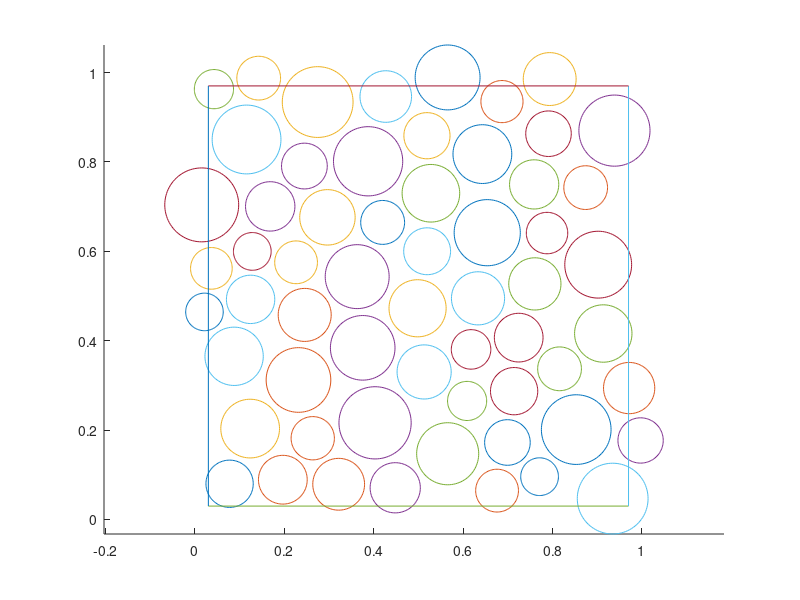
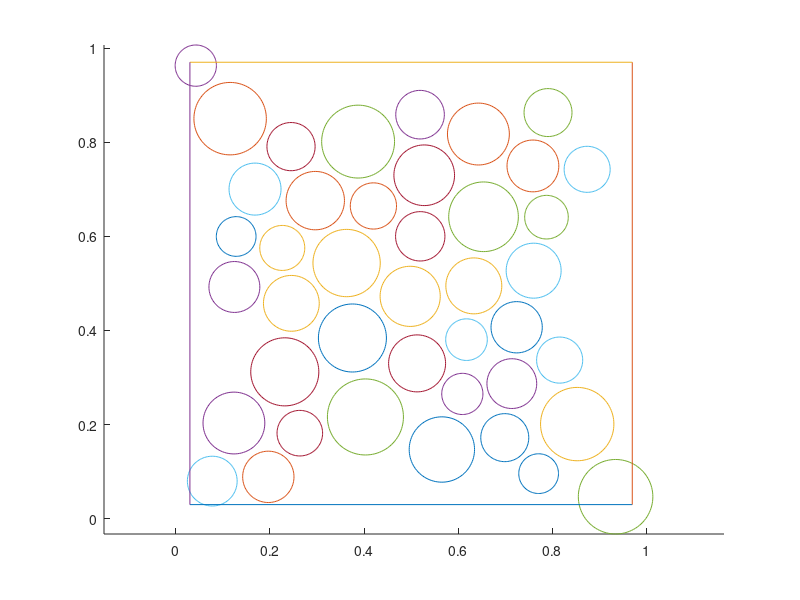

The MATLAB source for these figures, in order:
%%%%%%%%%%%%%%%%%%%%%%%%%%%%%%%%%%%%%%%%%%%%%%%%%%%%%%%%%%%%%%%%%%%%%%%%%%%%%
% Read a file with information of 2D circular inclusions (center and
% radius). Write a GMSH geo file for such a geometry--inclusions inside a
% square box. Case where the inclusions cut the box is allowed.
%
% Limitation: the process is not 100% automatic. You will have to run this
% file, open the generated geo file with GMSH and create a plane surface
% for the matrix, edit the geo file correspondingly. See line # 465 below.
%
% Written by:
% Vinh Phu Nguyen, nvinhphu@gmail.com, phu.nguyen@adelaide.edu.au
% The University of Adelaide, July 2015.
%%%%%%%%%%%%%%%%%%%%%%%%%%%%%%%%%%%%%%%%%%%%%%%%%%%%%%%%%%%%%%%%%%%%%%%%%%%%%

%% (make sections)

fileID = fopen('N60_12.dat','r');
formatSpec = '%f %f %f';
sizeA = [3 Inf]; % column order, [x y radius]

A = fscanf(fileID,formatSpec,sizeA);
A = A';
fclose(fileID);

% since the inclusions are generated for DEM, they are all in contact
% scale their radius to separate them from each other

factor = 0.9;

A(:,3) = A(:,3)*factor;

numberOfInclusions = size(A,1);

th = 0:pi/50:2*pi;

% plot the inclusions

figure(1)
hold on

for i=1:numberOfInclusions
  xunit = A(i,3) * cos(th) + A(i,1);
  yunit = A(i,3) * sin(th) + A(i,2);
  plot(xunit, yunit);
end
axis equal

% plot the outer box

deltaX = -0.03;    % positive => expansion
deltaY = -0.03;    % negative => compaction
L      = 1;

% lower left and upper right points

x1   = [-deltaX -deltaY];
x3   = [L+deltaX L+deltaY];

plot([x1(1) x3(1)],[x1(2) x1(2)]);
plot([x3(1) x3(1)],[x1(2) x3(2)]);
plot([x3(1) x1(1)],[x3(2) x3(2)]);
plot([x1(1) x1(1)],[x3(2) x1(2)]);
%%

origin1     = x1;
origin2     = x3;

bottomLine = [origin1 1  0];
rightLine  = [origin2 0 -1];
topLine    = [origin2 -1 0];
leftLine   = [origin1 0 1];

cuts = []; % indices of circles cut by the box

lowerLeft   = [];
lowerRight  = [];
upperLeft   = [];
upperRight  = [];

for i=1:numberOfInclusions
  x =  A(i,1);
  y =  A(i,2);
  r =  A(i,3);
  
  center = [x y];
  circle = [center r];
  
  pts1    = intersectLineCircle(bottomLine, circle);
  pts2    = intersectLineCircle(rightLine,  circle);
  pts3    = intersectLineCircle(leftLine,   circle);
  pts4    = intersectLineCircle(topLine,    circle);
  
  % not cut the box
  
  if ( isnan(pts1(1,1)) && isnan(pts2(1,1)) && ...
      isnan(pts3(1,1)) && isnan(pts4(1,1)) )
    continue;
  end
  
  % cut by both bottom and left edges
  
  if     ( isnan(pts1(1,1))==0 && isnan(pts3(1,1))==0 )
    lowerLeft = [lowerLeft; i];
  elseif ( isnan(pts1(1,1))==0 && isnan(pts2(1,1))==0 )
    lowerRight = [lowerRight; i];
  elseif ( isnan(pts4(1,1))==0 && isnan(pts3(1,1))==0 )
    upperLeft = [upperLeft; i];
  elseif ( isnan(pts4(1,1))==0 && isnan(pts2(1,1))==0 )
    upperRight = [upperRight; i];
  else
    cuts = [cuts;i];
  end
end

%% plot only those inclusions not cut by the box
figure(2)
hold on

for i=1:numberOfInclusions
  if ismember(i,cuts) continue; end
  xunit = A(i,3) * cos(th) + A(i,1);
  yunit = A(i,3) * sin(th) + A(i,2);
  plot(xunit, yunit);
end
axis equal

% plot the outer box

plot([x1(1) x3(1)],[x1(2) x1(2)]);
plot([x3(1) x3(1)],[x1(2) x3(2)]);
plot([x3(1) x1(1)],[x3(2) x3(2)]);
plot([x1(1) x1(1)],[x3(2) x1(2)]);
%%

%%%%%%%%%%%%%%
% make a Gmsh geo file

gmshFile = fopen('N60.geo','w');

h = 0.03;
fprintf(gmshFile, 'h=%f;\n',h);
fprintf(gmshFile, 'h2=%f;\n',h*2);

for i=1:numberOfInclusions
  
  % if this inclusion cuts the box, needs special treatment...
  if ismember(i,cuts)       continue; end
  if ismember(i,lowerLeft)  continue; end
  if ismember(i,lowerRight) continue; end
  if ismember(i,upperLeft)  continue; end
  if ismember(i,upperRight) continue; end
  
  x = A(i,1);
  y = A(i,2);
  r = A(i,3);
  
  fprintf(gmshFile, 'Point(%i)={%22.14E,%22.14E,0,h2};\n',10*i,  x,y  );
  fprintf(gmshFile, 'Point(%i)={%22.14E,%22.14E,0,h};\n',10*i+1,x+r,y);
  fprintf(gmshFile, 'Point(%i)={%22.14E,%22.14E,0,h};\n',10*i+2,x,y+r);
  fprintf(gmshFile, 'Point(%i)={%22.14E,%22.14E,0,h};\n',10*i+3,x-r,y);
  fprintf(gmshFile, 'Point(%i)={%22.14E,%22.14E,0,h};\n',10*i+4,x,y-r);
  
  fprintf(gmshFile, 'Circle(%i)={%i,%i,%i};\n',10*i,  10*i+1,10*i,10*i+2);
  fprintf(gmshFile, 'Circle(%i)={%i,%i,%i};\n',10*i+1,10*i+2,10*i,10*i+3);
  fprintf(gmshFile, 'Circle(%i)={%i,%i,%i};\n',10*i+2,10*i+3,10*i,10*i+4);
  fprintf(gmshFile, 'Circle(%i)={%i,%i,%i};\n',10*i+3,10*i+4,10*i,10*i+1);
  
  fprintf(gmshFile, 'Line Loop(%i)={%i,%i,%i,%i};\n',i,10*i,10*i+1,10*i+2,10*i+3);
  
  fprintf(gmshFile, 'Plane Surface(%i)={%i};\n',i,i);
end

%%
% treat inclusions cutting the box

topKeys   = [];
topVals   = [];
botKeys   = [];
botVals   = [];
leftKeys  = [];
leftVals  = [];
rightKeys = [];
rightVals = [];

for ii = 1:length(cuts)
  i = cuts(ii);
  x = A(i,1);
  y = A(i,2);
  r = A(i,3);
  
  center = [x y];
  circle = [center r];
  
  pts1    = intersectLineCircle(bottomLine, circle);
  pts2    = intersectLineCircle(rightLine,  circle);
  pts3    = intersectLineCircle(leftLine,   circle);
  pts4    = intersectLineCircle(topLine,    circle);
  
  % cut by the top edge
  
  if ( ~isnan(pts4(1,1)) )
    [ymax,imax] = max(pts4(:,1)); 
    [ymin,imin] = min(pts4(:,1)); 
    
    if ( y < x3(2) )                   % large part remains in the box
      fprintf(gmshFile, 'Point(%i)={%22.14E,%22.14E,0,h2};\n',10*i,  x,y  );
      fprintf(gmshFile, 'Point(%i)={%22.14E,%22.14E,0,h};\n',10*i+1,x+r,y);
      fprintf(gmshFile, 'Point(%i)={%22.14E,%22.14E,0,h};\n',10*i+2,x-r,y);
      fprintf(gmshFile, 'Point(%i)={%22.14E,%22.14E,0,h};\n',10*i+3,x,y-r);
      fprintf(gmshFile, 'Point(%i)={%22.14E,%22.14E,0,h};\n',10*i+4,pts4(imin,1),pts4(imin,2));
      fprintf(gmshFile, 'Point(%i)={%22.14E,%22.14E,0,h};\n',10*i+5,pts4(imax,1),pts4(imax,2));
      
      fprintf(gmshFile, 'Circle(%i)={%i,%i,%i};\n',10*i,  10*i+4,10*i,10*i+2);
      fprintf(gmshFile, 'Circle(%i)={%i,%i,%i};\n',10*i+1,10*i+2,10*i,10*i+3);
      fprintf(gmshFile, 'Circle(%i)={%i,%i,%i};\n',10*i+2,10*i+3,10*i,10*i+1);
      fprintf(gmshFile, 'Circle(%i)={%i,%i,%i};\n',10*i+3,10*i+1,10*i,10*i+5);
      
      fprintf(gmshFile, 'Line(%i)={%i,%i};\n',100*i+15,10*i+5,10*i+4);
      fprintf(gmshFile, 'Line Loop(%i)={%i,%i,%i,%i,%i};\n',i,10*i,10*i+1,10*i+2,10*i+3,100*i+15);
      
      fprintf(gmshFile, 'Plane Surface(%i)={%i};\n\n',i,i);
      
    else
      fprintf(gmshFile, 'Point(%i)={%22.14E,%22.14E,0,h2};\n',10*i,  x,y  );
      fprintf(gmshFile, 'Point(%i)={%22.14E,%22.14E,0,h};\n',10*i+3,x,y-r);
      fprintf(gmshFile, 'Point(%i)={%22.14E,%22.14E,0,h};\n',10*i+4,pts4(imin,1),pts4(imin,2));
      fprintf(gmshFile, 'Point(%i)={%22.14E,%22.14E,0,h};\n',10*i+5,pts4(imax,1),pts4(imax,2));
      
      fprintf(gmshFile, 'Circle(%i)={%i,%i,%i};\n',10*i,  10*i+4,10*i,10*i+3);
      fprintf(gmshFile, 'Circle(%i)={%i,%i,%i};\n',10*i+1,10*i+3,10*i,10*i+5);
      
      fprintf(gmshFile, 'Line(%i)={%i,%i};\n',100*i+15,10*i+5,10*i+4);
      fprintf(gmshFile, 'Line Loop(%i)={%i,%i,%i};\n',i,10*i,10*i+1,100*i+15);
      fprintf(gmshFile, 'Plane Surface(%i)={%i};\n\n',i,i);
    end
    
    topKeys = [topKeys;pts4(imax,1);pts4(imin,1)];
    topVals = [topVals;10*i+5;10*i+4];
  end
  
  % cut bottom edge
  if ( ~isnan(pts1(1,1)) )
    [ymax,imax] = max(pts1(:,1)); 
    [ymin,imin] = min(pts1(:,1));  
    
    if ( y > x1(2) )                   % large part remains in the box
      fprintf(gmshFile, 'Point(%i)={%22.14E,%22.14E,0,h2};\n',10*i,  x,y  );
      fprintf(gmshFile, 'Point(%i)={%22.14E,%22.14E,0,h};\n',10*i+1,x+r,y);
      fprintf(gmshFile, 'Point(%i)={%22.14E,%22.14E,0,h};\n',10*i+2,x-r,y);
      fprintf(gmshFile, 'Point(%i)={%22.14E,%22.14E,0,h};\n',10*i+3,x,y+r);
      fprintf(gmshFile, 'Point(%i)={%22.14E,%22.14E,0,h};\n',10*i+4,pts1(imin,1),pts1(imin,2));
      fprintf(gmshFile, 'Point(%i)={%22.14E,%22.14E,0,h};\n',10*i+5,pts1(imax,1),pts1(imax,2));
      
      fprintf(gmshFile, 'Circle(%i)={%i,%i,%i};\n',10*i,  10*i+5,10*i,10*i+1);
      fprintf(gmshFile, 'Circle(%i)={%i,%i,%i};\n',10*i+1,10*i+1,10*i,10*i+3);
      fprintf(gmshFile, 'Circle(%i)={%i,%i,%i};\n',10*i+2,10*i+3,10*i,10*i+2);
      fprintf(gmshFile, 'Circle(%i)={%i,%i,%i};\n',10*i+3,10*i+2,10*i,10*i+4);
      
      fprintf(gmshFile, 'Line(%i)={%i,%i};\n',100*i+15,10*i+4,10*i+5);
      fprintf(gmshFile, 'Line Loop(%i)={%i,%i,%i,%i,%i};\n',i,10*i,10*i+1,10*i+2,10*i+3,100*i+15);
      fprintf(gmshFile, 'Plane Surface(%i)={%i};\n\n',i,i);
    else
      fprintf(gmshFile, 'Point(%i)={%22.14E,%22.14E,0,h2};\n',10*i,  x,y  );
      fprintf(gmshFile, 'Point(%i)={%22.14E,%22.14E,0,h};\n',10*i+3,x,y+r);
      fprintf(gmshFile, 'Point(%i)={%22.14E,%22.14E,0,h};\n',10*i+4,pts1(2,1),pts1(2,2));
      fprintf(gmshFile, 'Point(%i)={%22.14E,%22.14E,0,h};\n',10*i+5,pts1(1,1),pts1(1,2));
      
      fprintf(gmshFile, 'Circle(%i)={%i,%i,%i};\n',10*i,  10*i+4,10*i,10*i+3);
      fprintf(gmshFile, 'Circle(%i)={%i,%i,%i};\n',10*i+1,10*i+3,10*i,10*i+5);
      
      fprintf(gmshFile, 'Line(%i)={%i,%i};\n',100*i+15,10*i+5,10*i+4);
      fprintf(gmshFile, 'Line Loop(%i)={%i,%i,%i};\n',i,10*i,10*i+1,100*i+15);
      fprintf(gmshFile, 'Plane Surface(%i)={%i};\n\n',i,i);
    end
    
    botKeys = [botKeys;pts1(imax,1);pts1(imin,1)];
    botVals = [botVals;10*i+5;10*i+4];
  end
  
  % cut left edge
  if ( ~isnan(pts3(1,1)) )
    [ymax,imax] = max(pts3(:,2)); 
    [ymin,imin] = min(pts3(:,2));    
  
    if ( x > x1(1) )                   % large part remains in the box
      fprintf(gmshFile, 'Point(%i)={%22.14E,%22.14E,0,h2};\n',10*i,  x,y  );
      fprintf(gmshFile, 'Point(%i)={%22.14E,%22.14E,0,h};\n',10*i+1,x+r,y);
      fprintf(gmshFile, 'Point(%i)={%22.14E,%22.14E,0,h};\n',10*i+2,x,y+r);
      fprintf(gmshFile, 'Point(%i)={%22.14E,%22.14E,0,h};\n',10*i+3,x,y-r);
      fprintf(gmshFile, 'Point(%i)={%22.14E,%22.14E,0,h};\n',10*i+4,pts3(imax,1),pts3(imax,2));
      fprintf(gmshFile, 'Point(%i)={%22.14E,%22.14E,0,h};\n',10*i+5,pts3(imin,1),pts3(imin,2));
      
      fprintf(gmshFile, 'Circle(%i)={%i,%i,%i};\n',10*i,  10*i+1,10*i,10*i+2);
      fprintf(gmshFile, 'Circle(%i)={%i,%i,%i};\n',10*i+1,10*i+2,10*i,10*i+4);
      fprintf(gmshFile, 'Circle(%i)={%i,%i,%i};\n',10*i+2,10*i+5,10*i,10*i+3);
      fprintf(gmshFile, 'Circle(%i)={%i,%i,%i};\n',10*i+3,10*i+3,10*i,10*i+1);
      
      fprintf(gmshFile, 'Line(%i)={%i,%i};\n',100*i+15,10*i+4,10*i+5);
      fprintf(gmshFile, 'Line Loop(%i)={%i,%i,%i,%i,%i};\n',i,10*i,10*i+1,10*i+2,10*i+3,100*i+15);
      fprintf(gmshFile, 'Plane Surface(%i)={%i};\n\n',i,i);
    else
      fprintf(gmshFile, 'Point(%i)={%22.14E,%22.14E,0,h2};\n',10*i,  x,y  );
      fprintf(gmshFile, 'Point(%i)={%22.14E,%22.14E,0,h};\n',10*i+3,x+r,y);
      fprintf(gmshFile, 'Point(%i)={%22.14E,%22.14E,0,h};\n',10*i+4,pts3(imax,1),pts3(imax,2));
      fprintf(gmshFile, 'Point(%i)={%22.14E,%22.14E,0,h};\n',10*i+5,pts3(imin,1),pts3(imin,2));
      fprintf(gmshFile, 'Circle(%i)={%i,%i,%i};\n',10*i,  10*i+3,10*i,10*i+4);
      fprintf(gmshFile, 'Circle(%i)={%i,%i,%i};\n',10*i+1,10*i+5,10*i,10*i+3);
      
      fprintf(gmshFile, 'Line(%i)={%i,%i};\n',100*i+15,10*i+4,10*i+5);
      fprintf(gmshFile, 'Line Loop(%i)={%i,%i,%i};\n',i,10*i,10*i+1,100*i+15);
      fprintf(gmshFile, 'Plane Surface(%i)={%i};\n\n',i,i);
    end
    
    leftKeys = [leftKeys;pts3(imin,2);pts3(imax,2)];
    leftVals = [leftVals;10*i+5;10*i+4];
  end
  
  % cut right edge
  if ( ~isnan(pts2(1,1)) )
    [ymax,imax] = max(pts2(:,2)); 
    [ymin,imin] = min(pts2(:,2));
    
    if ( x < x3(1) )                   % large part remains in the box
      fprintf(gmshFile, 'Point(%i)={%22.14E,%22.14E,0,h2};\n',10*i,  x,y  );
      fprintf(gmshFile, 'Point(%i)={%22.14E,%22.14E,0,h};\n',10*i+1,x-r,y);
      fprintf(gmshFile, 'Point(%i)={%22.14E,%22.14E,0,h};\n',10*i+2,x,y+r);
      fprintf(gmshFile, 'Point(%i)={%22.14E,%22.14E,0,h};\n',10*i+3,x,y-r);
      fprintf(gmshFile, 'Point(%i)={%22.14E,%22.14E,0,h};\n',10*i+4,pts2(imax,1),pts2(imax,2));
      fprintf(gmshFile, 'Point(%i)={%22.14E,%22.14E,0,h};\n',10*i+5,pts2(imin,1),pts2(imin,2));
      
      fprintf(gmshFile, 'Circle(%i)={%i,%i,%i};\n',10*i,  10*i+4,10*i,10*i+2);
      fprintf(gmshFile, 'Circle(%i)={%i,%i,%i};\n',10*i+1,10*i+2,10*i,10*i+1);
      fprintf(gmshFile, 'Circle(%i)={%i,%i,%i};\n',10*i+2,10*i+1,10*i,10*i+3);
      fprintf(gmshFile, 'Circle(%i)={%i,%i,%i};\n',10*i+3,10*i+3,10*i,10*i+5);
      
      fprintf(gmshFile, 'Line(%i)={%i,%i};\n',100*i+15,10*i+5,10*i+4);
      fprintf(gmshFile, 'Line Loop(%i)={%i,%i,%i,%i,%i};\n',i,10*i,10*i+1,10*i+2,10*i+3,100*i+15);
      fprintf(gmshFile, 'Plane Surface(%i)={%i};\n\n',i,i);
    else
      fprintf(gmshFile, 'Point(%i)={%22.14E,%22.14E,0,h2};\n',10*i,  x,y  );
      fprintf(gmshFile, 'Point(%i)={%22.14E,%22.14E,0,h};\n',10*i+3,x-r,y);
      fprintf(gmshFile, 'Point(%i)={%22.14E,%22.14E,0,h};\n',10*i+4,pts2(imax,1),pts2(imax,2));
      fprintf(gmshFile, 'Point(%i)={%22.14E,%22.14E,0,h};\n',10*i+5,pts2(imin,1),pts2(imin,2));
      
      fprintf(gmshFile, 'Circle(%i)={%i,%i,%i};\n',10*i,  10*i+4,10*i,10*i+3);
      fprintf(gmshFile, 'Circle(%i)={%i,%i,%i};\n',10*i+1,10*i+3,10*i,10*i+5);
      
      fprintf(gmshFile, 'Line(%i)={%i,%i};\n',100*i+15,10*i+5,10*i+4);
      fprintf(gmshFile, 'Line Loop(%i)={%i,%i,%i};\n',i,10*i,10*i+1,100*i+15);
      fprintf(gmshFile, 'Plane Surface(%i)={%i};\n\n',i,i);
    end
    
    rightKeys = [rightKeys;pts2(imin,2);pts2(imax,2)];
    rightVals = [rightVals;10*i+5;10*i+4];
  end
end

fprintf(gmshFile, 'Point(%i)={%22.4E,%22.4E,0,h};\n',  1,  x1(1),x1(2) );
fprintf(gmshFile, 'Point(%i)={%22.4E,%22.4E,0,h};\n',  2,  x3(1),x1(2) );
fprintf(gmshFile, 'Point(%i)={%22.4E,%22.4E,0,h};\n',  3,  x3(1),x3(2) );
fprintf(gmshFile, 'Point(%i)={%22.4E,%22.4E,0,h};\n\n',4,  x1(1),x3(2) );

%%
% treat inclusions cut both edges i.e. corners of the box
% four cases since there are 4 corners

for ii = 1:length(lowerRight)
  i = lowerRight(ii);
  x = A(i,1);
  y = A(i,2);
  r = A(i,3);
  
  center = [x y];
  circle = [center r];
  
  pts1    = intersectLineCircle(bottomLine, circle);
  pts2    = intersectLineCircle(rightLine,  circle);
  
  [xmax,imax] = max(pts1(:,1)); [xmin,imin] = min(pts1(:,1));
  [ymax,jmax] = max(pts2(:,2)); [ymin,jmin] = min(pts2(:,2));
  
  if ( xmax > x3(1)  )  % corner inside the inclusion
    fprintf(gmshFile, 'Point(%i)={%22.14E,%22.14E,0,h2};\n',10*i,  x,y  );
    fprintf(gmshFile, 'Point(%i)={%22.14E,%22.14E,0,h};\n',10*i+3,x3(1),x1(2));
    fprintf(gmshFile, 'Point(%i)={%22.14E,%22.14E,0,h};\n',10*i+4,pts1(imin,1),pts1(imin,2));
    fprintf(gmshFile, 'Point(%i)={%22.14E,%22.14E,0,h};\n',10*i+5,pts2(jmax,1),pts2(jmax,2));
    
    fprintf(gmshFile, 'Circle(%i)={%i,%i,%i};\n',10*i,  10*i+5,10*i,10*i+4);    
    fprintf(gmshFile, 'Line(%i)={%i,%i};\n',100*i+35,10*i+4,2);
    fprintf(gmshFile, 'Line(%i)={%i,%i};\n',100*i+36,2,10*i+5);
    
    fprintf(gmshFile, 'Line Loop(%i)={%i,%i,%i};\n',i,10*i,100*i+35,100*i+36);
    fprintf(gmshFile, 'Plane Surface(%i)={%i};\n\n',i,i);
    
    botKeys   = [botKeys;pts1(imin,1)]; botVals = [botVals;10*i+4];
    rightKeys = [rightKeys;pts2(jmax,2)]; rightVals = [rightVals;10*i+5];
    
  else
    fprintf(gmshFile, 'Point(%i)={%22.14E,%22.14E,0,h2};\n',10*i,   x,y  );
    fprintf(gmshFile, 'Point(%i)={%22.14E,%22.14E,0,h2};\n',10*i+1, x,y+r);
    fprintf(gmshFile, 'Point(%i)={%22.14E,%22.14E,0,h2};\n',10*i+2, x-r,y);    
    fprintf(gmshFile, 'Point(%i)={%22.14E,%22.14E,0,h};\n',10*i+3,pts1(imin,1),pts1(imin,2));
    fprintf(gmshFile, 'Point(%i)={%22.14E,%22.14E,0,h};\n',10*i+4,pts1(imax,1),pts1(imax,2));
    fprintf(gmshFile, 'Point(%i)={%22.14E,%22.14E,0,h};\n',10*i+5,pts2(jmin,1),pts2(jmin,2));
    fprintf(gmshFile, 'Point(%i)={%22.14E,%22.14E,0,h};\n',10*i+6,pts2(jmax,1),pts2(jmax,2));
    
    fprintf(gmshFile, 'Circle(%i)={%i,%i,%i};\n',10*i,  10*i+6,10*i,10*i+1);    
    fprintf(gmshFile, 'Circle(%i)={%i,%i,%i};\n',10*i+1,  10*i+1,10*i,10*i+2);    
    fprintf(gmshFile, 'Circle(%i)={%i,%i,%i};\n',10*i+2,  10*i+2,10*i,10*i+3);    
    fprintf(gmshFile, 'Line(%i)={%i,%i};\n',100*i+35,10*i+3,10*i+4);
    fprintf(gmshFile, 'Circle(%i)={%i,%i,%i};\n',10*i+3,  10*i+4,10*i,10*i+5); 
    fprintf(gmshFile, 'Line(%i)={%i,%i};\n',100*i+36,10*i+5,10*i+6);
    
    fprintf(gmshFile, 'Line Loop(%i)={%i,%i,%i,%i,%i,%i};\n',i,10*i,10*i+1,10*i+2,100*i+35,10*i+4,100*i+36);
    fprintf(gmshFile, 'Plane Surface(%i)={%i};\n\n',i,i);
    
    botKeys   = [botKeys;pts1(imin,1);pts1(imax,1)];   botVals   = [botVals;10*i+3;10*i+4];
    rightKeys = [rightKeys;pts2(jmin,2);pts2(jmax,2)]; rightVals = [rightVals;10*i+5;10*i+6];
  end
end

for ii = 1:length(lowerLeft)
  i = lowerLeft(ii);
  x = A(i,1);
  y = A(i,2);
  r = A(i,3);
  
  center = [x y];
  circle = [center r];
  
  pts1    = intersectLineCircle(bottomLine, circle);
  pts2    = intersectLineCircle(leftLine,   circle);
  
  [xmax,imax] = max(pts1(:,1)); [xmin,imin] = min(pts1(:,1));
  [ymax,jmax] = max(pts2(:,2)); [ymin,jmin] = min(pts2(:,2));
  
  if ( xmin < x1(1)  )  % corner inside the inclusion
    fprintf(gmshFile, 'Point(%i)={%22.14E,%22.14E,0,h2};\n',10*i,  x,y  );
    fprintf(gmshFile, 'Point(%i)={%22.14E,%22.14E,0,h};\n',10*i+3,x1(1),x1(2));
    fprintf(gmshFile, 'Point(%i)={%22.14E,%22.14E,0,h};\n',10*i+4,pts1(imax,1),pts1(imax,2));
    fprintf(gmshFile, 'Point(%i)={%22.14E,%22.14E,0,h};\n',10*i+5,pts2(jmax,1),pts2(jmax,2));
    
    fprintf(gmshFile, 'Circle(%i)={%i,%i,%i};\n',10*i,  10*i+4,10*i,10*i+5);    
    fprintf(gmshFile, 'Line(%i)={%i,%i};\n',100*i+35,10*i+5,1);
    fprintf(gmshFile, 'Line(%i)={%i,%i};\n',100*i+36,1,10*i+4);
    
    fprintf(gmshFile, 'Line Loop(%i)={%i,%i,%i};\n',i,10*i,100*i+35,100*i+36);
    fprintf(gmshFile, 'Plane Surface(%i)={%i};\n\n',i,i);
    
    botKeys   = [botKeys;pts1(imax,1)];   botVals  = [botVals;10*i+4];
    leftKeys  = [leftKeys;pts2(jmax,2)];  leftVals = [leftVals;10*i+5];
    
  else
    fprintf(gmshFile, 'Point(%i)={%22.14E,%22.14E,0,h2};\n',10*i,   x,y  );
    fprintf(gmshFile, 'Point(%i)={%22.14E,%22.14E,0,h2};\n',10*i+1, x+r,y);
    fprintf(gmshFile, 'Point(%i)={%22.14E,%22.14E,0,h2};\n',10*i+2, x,y+r);    
    fprintf(gmshFile, 'Point(%i)={%22.14E,%22.14E,0,h};\n',10*i+3,pts2(jmax,1),pts2(jmax,2));
    fprintf(gmshFile, 'Point(%i)={%22.14E,%22.14E,0,h};\n',10*i+4,pts2(jmin,1),pts2(jmin,2));
    fprintf(gmshFile, 'Point(%i)={%22.14E,%22.14E,0,h};\n',10*i+5,pts1(imin,1),pts1(imin,2));
    fprintf(gmshFile, 'Point(%i)={%22.14E,%22.14E,0,h};\n',10*i+6,pts1(imax,1),pts1(imax,2));
    
    fprintf(gmshFile, 'Circle(%i)={%i,%i,%i};\n',10*i,    10*i+1,10*i,10*i+2);    
    fprintf(gmshFile, 'Circle(%i)={%i,%i,%i};\n',10*i+1,  10*i+2,10*i,10*i+3);           
    fprintf(gmshFile, 'Line(%i)={%i,%i};\n',100*i+35,10*i+3,10*i+4);
    fprintf(gmshFile, 'Circle(%i)={%i,%i,%i};\n',10*i+2,  10*i+4,10*i,10*i+5); 
    fprintf(gmshFile, 'Line(%i)={%i,%i};\n',100*i+36,10*i+5,10*i+6);
    fprintf(gmshFile, 'Circle(%i)={%i,%i,%i};\n',10*i+3,  10*i+6,10*i,10*i+1); 
    
    
    fprintf(gmshFile, 'Line Loop(%i)={%i,%i,%i,%i,%i,%i};\n',i,10*i,10*i+1,100*i+35,10*i+2,100*i+36,10*i+3);
    fprintf(gmshFile, 'Plane Surface(%i)={%i};\n\n',i,i);
    
    botKeys  = [botKeys;pts1(imin,1);pts1(imax,1)];  botVals   = [botVals;10*i+5;10*i+6];
    leftKeys = [leftKeys;pts2(jmin,2);pts2(jmax,2)]; leftVals = [leftVals;10*i+4;10*i+3];
    
  end
end

for ii = 1:length(upperLeft)
  i = upperLeft(ii);
  x = A(i,1);
  y = A(i,2);
  r = A(i,3);
  
  center = [x y];
  circle = [center r];
  
  pts1    = intersectLineCircle(topLine, circle);
  pts2    = intersectLineCircle(leftLine,circle);
  
  [xmax,imax] = max(pts1(:,1)); [xmin,imin] = min(pts1(:,1));
  [ymax,jmax] = max(pts2(:,2)); [ymin,jmin] = min(pts2(:,2));
  
  if ( xmin < x1(1)  )  % corner inside the inclusion
    fprintf(gmshFile, 'Point(%i)={%22.14E,%22.14E,0,h2};\n',10*i,  x,y  );
    fprintf(gmshFile, 'Point(%i)={%22.14E,%22.14E,0,h};\n',10*i+3,x1(1),x3(2));
    fprintf(gmshFile, 'Point(%i)={%22.14E,%22.14E,0,h};\n',10*i+4,pts1(imax,1),pts1(imax,2));
    fprintf(gmshFile, 'Point(%i)={%22.14E,%22.14E,0,h};\n',10*i+5,pts2(jmin,1),pts2(jmin,2));
    
    fprintf(gmshFile, 'Circle(%i)={%i,%i,%i};\n',10*i,  10*i+5,10*i,10*i+4);    
    fprintf(gmshFile, 'Line(%i)={%i,%i};\n',100*i+35,10*i+4,4);
    fprintf(gmshFile, 'Line(%i)={%i,%i};\n',100*i+36,4,10*i+5);
    
    fprintf(gmshFile, 'Line Loop(%i)={%i,%i,%i};\n',i,10*i,100*i+35,100*i+36);
    fprintf(gmshFile, 'Plane Surface(%i)={%i};\n\n',i,i);
    
    topKeys   = [topKeys;pts1(imax,1)];   topVals  = [topVals;10*i+4];
    leftKeys  = [leftKeys;pts2(jmin,2)];  leftVals = [leftVals;10*i+5];
  else
    fprintf(gmshFile, 'Point(%i)={%22.14E,%22.14E,0,h2};\n',10*i,   x,y  );
    fprintf(gmshFile, 'Point(%i)={%22.14E,%22.14E,0,h2};\n',10*i+1, x+r,y);
    fprintf(gmshFile, 'Point(%i)={%22.14E,%22.14E,0,h2};\n',10*i+2, x,y-r);    
    fprintf(gmshFile, 'Point(%i)={%22.14E,%22.14E,0,h};\n',10*i+3,pts2(jmax,1),pts2(jmax,2));
    fprintf(gmshFile, 'Point(%i)={%22.14E,%22.14E,0,h};\n',10*i+4,pts2(jmin,1),pts2(jmin,2));
    fprintf(gmshFile, 'Point(%i)={%22.14E,%22.14E,0,h};\n',10*i+5,pts1(imin,1),pts1(imin,2));
    fprintf(gmshFile, 'Point(%i)={%22.14E,%22.14E,0,h};\n',10*i+6,pts1(imax,1),pts1(imax,2));
    
    fprintf(gmshFile, 'Circle(%i)={%i,%i,%i};\n',10*i,    10*i+1,10*i,10*i+6);    
    fprintf(gmshFile, 'Line(%i)={%i,%i};\n',100*i+35,10*i+6,10*i+5);
    fprintf(gmshFile, 'Circle(%i)={%i,%i,%i};\n',10*i+1,  10*i+5,10*i,10*i+3);           
    fprintf(gmshFile, 'Line(%i)={%i,%i};\n',100*i+36,10*i+3,10*i+4);
    fprintf(gmshFile, 'Circle(%i)={%i,%i,%i};\n',10*i+2,  10*i+4,10*i,10*i+2);     
    fprintf(gmshFile, 'Circle(%i)={%i,%i,%i};\n',10*i+3,  10*i+2,10*i,10*i+1); 
    
    
    fprintf(gmshFile, 'Line Loop(%i)={%i,%i,%i,%i,%i,%i};\n',i,10*i,100*i+35,10*i+1,100*i+36,10*i+2,10*i+3);
    fprintf(gmshFile, 'Plane Surface(%i)={%i};\n\n',i,i);
    
    topKeys  = [topKeys;pts1(imin,1);pts1(imax,1)];  topVals   = [topVals;10*i+5;10*i+6];
    leftKeys = [leftKeys;pts2(jmin,2);pts2(jmax,2)]; leftVals = [leftVals;10*i+4;10*i+3];
  end
end

for ii = 1:length(upperRight)
  i = upperRight(ii);
  x = A(i,1);
  y = A(i,2);
  r = A(i,3);
  
  center = [x y];
  circle = [center r];
  
  pts1    = intersectLineCircle(topLine,  circle);
  pts2    = intersectLineCircle(rightLine,circle);
  
  [xmax,imax] = max(pts1(:,1)); [xmin,imin] = min(pts1(:,1));
  [ymax,jmax] = max(pts2(:,2)); [ymin,jmin] = min(pts2(:,2));
  
  if ( xmin < x1(1)  )  % corner inside the inclusion
    fprintf(gmshFile, 'Point(%i)={%22.14E,%22.14E,0,h2};\n',10*i,  x,y  );
    fprintf(gmshFile, 'Point(%i)={%22.14E,%22.14E,0,h};\n',10*i+3,x3(1),x3(2));
    fprintf(gmshFile, 'Point(%i)={%22.14E,%22.14E,0,h};\n',10*i+4,pts1(imin,1),pts1(imin,2));
    fprintf(gmshFile, 'Point(%i)={%22.14E,%22.14E,0,h};\n',10*i+5,pts2(jmin,1),pts2(jmin,2));
    
    fprintf(gmshFile, 'Circle(%i)={%i,%i,%i};\n',10*i,  10*i+4,10*i,10*i+5);    
    fprintf(gmshFile, 'Line(%i)={%i,%i};\n',100*i+35,10*i+5,3);
    fprintf(gmshFile, 'Line(%i)={%i,%i};\n',100*i+36,3,10*i+4);
    
    fprintf(gmshFile, 'Line Loop(%i)={%i,%i,%i};\n',i,10*i,10*i+35,100*i+36);
    fprintf(gmshFile, 'Plane Surface(%i)={%i};\n',i,i);
    
    topKeys   = [topKeys;pts1(imin,1)];   topVals  = [topVals;10*i+4];
    rightKeys  = [rightKeys;pts2(jmin,2)];  rightVals = [rightVals;10*i+5];
  else
    fprintf(gmshFile, 'Point(%i)={%22.14E,%22.14E,0,h2};\n',10*i,   x,y  );
    fprintf(gmshFile, 'Point(%i)={%22.14E,%22.14E,0,h2};\n',10*i+1, x+r,y);
    fprintf(gmshFile, 'Point(%i)={%22.14E,%22.14E,0,h2};\n',10*i+2, x,y-r);    
    fprintf(gmshFile, 'Point(%i)={%22.14E,%22.14E,0,h};\n',10*i+3,pts2(jmax,1),pts2(jmax,2));
    fprintf(gmshFile, 'Point(%i)={%22.14E,%22.14E,0,h};\n',10*i+4,pts2(jmin,1),pts2(jmin,2));
    fprintf(gmshFile, 'Point(%i)={%22.14E,%22.14E,0,h};\n',10*i+5,pts1(imin,1),pts1(imin,2));
    fprintf(gmshFile, 'Point(%i)={%22.14E,%22.14E,0,h};\n',10*i+6,pts1(imax,1),pts1(imax,2));
    
    fprintf(gmshFile, 'Circle(%i)={%i,%i,%i};\n',10*i,    10*i+1,10*i,10*i+6);    
    fprintf(gmshFile, 'Line(%i)={%i,%i};\n',100*i+35,10*i+6,10*i+5);
    fprintf(gmshFile, 'Circle(%i)={%i,%i,%i};\n',10*i+1,  10*i+5,10*i,10*i+3);           
    fprintf(gmshFile, 'Line(%i)={%i,%i};\n',100*i+36,10*i+3,10*i+4);
    fprintf(gmshFile, 'Circle(%i)={%i,%i,%i};\n',10*i+2,  10*i+4,10*i,10*i+2);     
    fprintf(gmshFile, 'Circle(%i)={%i,%i,%i};\n',10*i+3,  10*i+2,10*i,10*i+1); 
    
    
    fprintf(gmshFile, 'Line Loop(%i)={%i,%i,%i,%i,%i,%i};\n',i,10*i,100*i+35,10*i+1,100*i+36,10*i+2,10*i+3);
    fprintf(gmshFile, 'Plane Surface(%i)={%i};\n',i,i);
    
    topKeys   = [topKeys;pts1(imin,1);pts1(imax,1)];  topVals   = [topVals;10*i+5;10*i+6];
    rightKeys = [rightKeys;pts2(jmin,2);pts2(jmax,2)]; rightVals = [rightVals;10*i+4;10*i+3];
  end
end

left   = [leftKeys leftVals];
right  = [rightKeys rightVals];
bottom = [botKeys botVals];
top    = [topKeys topVals];

% sort intersection points

% default values ( if not cut )

leftNodes   = [4;1];
rightNodes  = [2;3];
bottomNodes = [1;2];
topNodes    = [3;4];

% modify to take intersections into account

if (~isempty(left))
  [b,Il]  = sort(left(:,1),  'descend');
  leftNodes  = [4;left(Il,2);1];
end
if (~isempty(right))
  [b,Ir]  = sort(right(:,1), 'ascend');
  rightNodes = [2;right(Ir,2);3];
end
if (~isempty(bottom))
  [b,Ib]  = sort(bottom(:,1),'ascend');
  bottomNodes   = [1;bottom(Ib,2);2];
end
if (~isempty(top))
  [b,It]  = sort(top(:,1),   'descend');
  topNodes   = [3;top(It,2);4];
end

fprintf(gmshFile, '\n\n');

% use an array to faciliate Plane definition later

fprintf(gmshFile, 'For i In {1:%i}\n',numberOfInclusions);
fprintf(gmshFile, 'inclusions[i]=i;\n');
fprintf(gmshFile, 'fields[i]=2*i;\n');
fprintf(gmshFile, 'EndFor\n\n');

% another solution

for i=1:numberOfInclusions
  fprintf(gmshFile, 'Point{%i} In Surface {%i};\n',10*i,i);
end

% put the inclusions in a box (1,2,3,4)
% 1. write 4 corner points
% 2. write Lines for all the edges. Note that as there are intersections
% with inclusions, the bottom edge, for example, is not simply joining
% point 1 and point 2.



j = 1000;
c = 0;

for i=1:length(bottomNodes)-1
  fprintf(gmshFile, 'Line(%i)={%i,%i};\n',1000+i,bottomNodes(i),bottomNodes(i+1));
  c = c + 1;
end

fprintf(gmshFile, 'For i In {1:%i}\n',length(bottomNodes)-1);
fprintf(gmshFile, 'bottomEdge[i]=1000+i;\n');
fprintf(gmshFile, 'EndFor\n\n');

for i=1:length(topNodes)-1
  fprintf(gmshFile, 'Line(%i)={%i,%i};\n',2000+i,topNodes(i),topNodes(i+1));
  c = c + 1;
end

fprintf(gmshFile, 'For i In {1:%i}\n',length(topNodes)-1);
fprintf(gmshFile, 'topEdge[i]=2000+i;\n');
fprintf(gmshFile, 'EndFor\n\n');

for i=1:length(leftNodes)-1
  fprintf(gmshFile, 'Line(%i)={%i,%i};\n',3000+i,leftNodes(i),leftNodes(i+1));
  c = c + 1;
end

fprintf(gmshFile, 'For i In {1:%i}\n',length(leftNodes)-1);
fprintf(gmshFile, 'leftEdge[i]=3000+i;\n');
fprintf(gmshFile, 'EndFor\n\n');

for i=1:length(rightNodes)-1
  fprintf(gmshFile, 'Line(%i)={%i,%i};\n',4000+i,rightNodes(i),rightNodes(i+1));
  c = c + 1;
end

fprintf(gmshFile, 'For i In {1:%i}\n',length(rightNodes)-1);
fprintf(gmshFile, 'rightEdge[i]=4000+i;\n');
fprintf(gmshFile, 'EndFor\n\n');

% if no inclusions cut the edges...

if isempty(cuts)
  fprintf(gmshFile, 'Line Loop(%i)={%i,%i,%i,%i};\n',1000,1,2,3,4);
end

% the following is not true if there are intersections
% However it is not easy to automate this as the outer boundary for the
% matrix is now complex--both lines and circular arcs.
% Current solution: (1) define the plane surface for the matrix in GMSH GUI
% as it automatically recognises connected lines/curves. (2) Use an editor to
% edit the following line of the geo file: replace 100 by the Line Loop that you have
% just made in the previous step (1).

fprintf(gmshFile, 'Plane Surface(1000)={1000,inclusions[{1:%i}]};\n\n',60);

% physical quantities

fprintf(gmshFile, 'Physical Line(%i)={bottomEdge[{1:%i}]};\n',1,length(bottomNodes)-1); % lower edge
fprintf(gmshFile, 'Physical Line(%i)={rightEdge[{1:%i}]};\n', 2,length(rightNodes)-1 ); % right edge
fprintf(gmshFile, 'Physical Line(%i)={topEdge[{1:%i}]};\n',   3,length(topNodes)-1   ); % upper edge
fprintf(gmshFile, 'Physical Line(%i)={leftEdge[{1:%i}]};\n',  4,length(leftNodes)-1  ); % left edge

fprintf(gmshFile, 'Physical Surface(%i)={%i};\n',1,1000); % matrix
fprintf(gmshFile, 'Physical Surface(%i)={inclusions[{1:%i}]};\n\n',2,numberOfInclusions);

% inclusions: coarse elements inside


% for i=1:numberOfInclusions
%     r = A(i,3);
%
%     fprintf(gmshFile, 'Field[%i]=Attractor;\n',2*i-1);
%     fprintf(gmshFile, 'Field[%i].EdgesList={%i,%i,%i,%i};\n',2*i-1,10*i,10*i+1,10*i+2,10*i+3);
%     fprintf(gmshFile, 'Field[%i]=Threshold;\n',2*i);
%     fprintf(gmshFile, 'Field[%i].IField=1;\n',2*i);
%     fprintf(gmshFile, 'Field[%i].LcMin=h;\n',2*i);
%     fprintf(gmshFile, 'Field[%i].LcMax=h2;\n',2*i);
%     fprintf(gmshFile, 'Field[%i].DistMin=%f;\n',2*i,0.1*r);
%     fprintf(gmshFile, 'Field[%i].DistMax=%f;\n',2*i,0.3*r);
% end
%
% fprintf(gmshFile, 'Field[%i]=Min;\n',2*numberOfInclusions+1);
% fprintf(gmshFile, 'Field[%i].FieldsList={fields[{1:%i}]};\n',2*numberOfInclusions+1,numberOfInclusions);
% fprintf(gmshFile, 'Background Field=%i;\n',2*numberOfInclusions+1);
% fprintf(gmshFile, 'Mesh.CharacteristicLengthExtendFromBoundary=0;\n');



